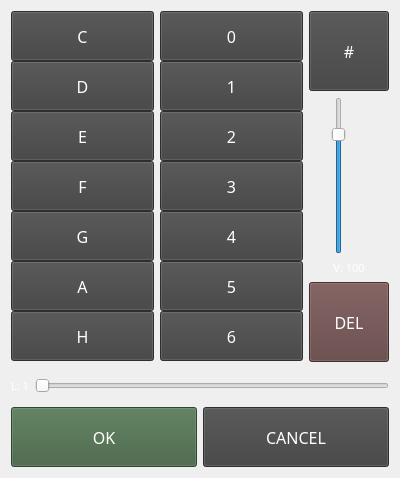
<?xml version="1.0" encoding="UTF-8"?>
<ui version="4.0">
 <class>Form_edit_note</class>
 <widget class="QWidget" name="Form_edit_note">
  <property name="windowModality">
   <enum>Qt::ApplicationModal</enum>
  </property>
  <property name="geometry">
   <rect>
    <x>0</x>
    <y>0</y>
    <width>400</width>
    <height>478</height>
   </rect>
  </property>
  <property name="windowTitle">
   <string>Form</string>
  </property>
  <property name="autoFillBackground">
   <bool>false</bool>
  </property>
  <property name="styleSheet">
   <string notr="true"/>
  </property>
  <layout class="QVBoxLayout" name="verticalLayout">
   <item>
    <layout class="QHBoxLayout" name="horizontalLayout">
     <item>
      <layout class="QVBoxLayout" name="verticalLayout_3">
       <property name="spacing">
        <number>0</number>
       </property>
       <item>
        <widget class="QPushButton" name="pushButton_C">
         <property name="minimumSize">
          <size>
           <width>0</width>
           <height>50</height>
          </size>
         </property>
         <property name="font">
          <font>
           <family>C64 Pro Mono</family>
           <pointsize>12</pointsize>
          </font>
         </property>
         <property name="styleSheet">
          <string notr="true">color: #ffffff; background-color: #404040;</string>
         </property>
         <property name="text">
          <string>C</string>
         </property>
        </widget>
       </item>
       <item>
        <widget class="QPushButton" name="pushButton_D">
         <property name="minimumSize">
          <size>
           <width>0</width>
           <height>50</height>
          </size>
         </property>
         <property name="font">
          <font>
           <family>C64 Pro Mono</family>
           <pointsize>12</pointsize>
          </font>
         </property>
         <property name="styleSheet">
          <string notr="true">color: #ffffff; background-color: #404040;</string>
         </property>
         <property name="text">
          <string>D</string>
         </property>
        </widget>
       </item>
       <item>
        <widget class="QPushButton" name="pushButton_E">
         <property name="minimumSize">
          <size>
           <width>0</width>
           <height>50</height>
          </size>
         </property>
         <property name="font">
          <font>
           <family>C64 Pro Mono</family>
           <pointsize>12</pointsize>
          </font>
         </property>
         <property name="styleSheet">
          <string notr="true">color: #ffffff; background-color: #404040;</string>
         </property>
         <property name="text">
          <string>E</string>
         </property>
        </widget>
       </item>
       <item>
        <widget class="QPushButton" name="pushButton_F">
         <property name="minimumSize">
          <size>
           <width>0</width>
           <height>50</height>
          </size>
         </property>
         <property name="font">
          <font>
           <family>C64 Pro Mono</family>
           <pointsize>12</pointsize>
          </font>
         </property>
         <property name="styleSheet">
          <string notr="true">color: #ffffff; background-color: #404040;</string>
         </property>
         <property name="text">
          <string>F</string>
         </property>
        </widget>
       </item>
       <item>
        <widget class="QPushButton" name="pushButton_G">
         <property name="minimumSize">
          <size>
           <width>0</width>
           <height>50</height>
          </size>
         </property>
         <property name="font">
          <font>
           <family>C64 Pro Mono</family>
           <pointsize>12</pointsize>
          </font>
         </property>
         <property name="styleSheet">
          <string notr="true">color: #ffffff; background-color: #404040;</string>
         </property>
         <property name="text">
          <string>G</string>
         </property>
        </widget>
       </item>
       <item>
        <widget class="QPushButton" name="pushButton_A">
         <property name="minimumSize">
          <size>
           <width>0</width>
           <height>50</height>
          </size>
         </property>
         <property name="font">
          <font>
           <family>C64 Pro Mono</family>
           <pointsize>12</pointsize>
          </font>
         </property>
         <property name="styleSheet">
          <string notr="true">color: #ffffff; background-color: #404040;</string>
         </property>
         <property name="text">
          <string>A</string>
         </property>
        </widget>
       </item>
       <item>
        <widget class="QPushButton" name="pushButton_H">
         <property name="minimumSize">
          <size>
           <width>0</width>
           <height>50</height>
          </size>
         </property>
         <property name="font">
          <font>
           <family>C64 Pro Mono</family>
           <pointsize>12</pointsize>
          </font>
         </property>
         <property name="styleSheet">
          <string notr="true">color: #ffffff; background-color: #404040;</string>
         </property>
         <property name="text">
          <string>H</string>
         </property>
        </widget>
       </item>
      </layout>
     </item>
     <item>
      <layout class="QVBoxLayout" name="verticalLayout_2">
       <property name="spacing">
        <number>0</number>
       </property>
       <item>
        <widget class="QPushButton" name="pushButton__o0">
         <property name="minimumSize">
          <size>
           <width>0</width>
           <height>50</height>
          </size>
         </property>
         <property name="font">
          <font>
           <family>C64 Pro Mono</family>
           <pointsize>12</pointsize>
          </font>
         </property>
         <property name="styleSheet">
          <string notr="true">color: #ffffff; background-color: #404040;</string>
         </property>
         <property name="text">
          <string>0</string>
         </property>
        </widget>
       </item>
       <item>
        <widget class="QPushButton" name="pushButton__o1">
         <property name="minimumSize">
          <size>
           <width>0</width>
           <height>50</height>
          </size>
         </property>
         <property name="font">
          <font>
           <family>C64 Pro Mono</family>
           <pointsize>12</pointsize>
          </font>
         </property>
         <property name="styleSheet">
          <string notr="true">color: #ffffff; background-color: #404040;</string>
         </property>
         <property name="text">
          <string>1</string>
         </property>
        </widget>
       </item>
       <item>
        <widget class="QPushButton" name="pushButton__o2">
         <property name="minimumSize">
          <size>
           <width>0</width>
           <height>50</height>
          </size>
         </property>
         <property name="font">
          <font>
           <family>C64 Pro Mono</family>
           <pointsize>12</pointsize>
          </font>
         </property>
         <property name="styleSheet">
          <string notr="true">color: #ffffff; background-color: #404040;</string>
         </property>
         <property name="text">
          <string>2</string>
         </property>
        </widget>
       </item>
       <item>
        <widget class="QPushButton" name="pushButton__o3">
         <property name="minimumSize">
          <size>
           <width>0</width>
           <height>50</height>
          </size>
         </property>
         <property name="font">
          <font>
           <family>C64 Pro Mono</family>
           <pointsize>12</pointsize>
          </font>
         </property>
         <property name="styleSheet">
          <string notr="true">color: #ffffff; background-color: #404040;</string>
         </property>
         <property name="text">
          <string>3</string>
         </property>
        </widget>
       </item>
       <item>
        <widget class="QPushButton" name="pushButton__o4">
         <property name="minimumSize">
          <size>
           <width>0</width>
           <height>50</height>
          </size>
         </property>
         <property name="font">
          <font>
           <family>C64 Pro Mono</family>
           <pointsize>12</pointsize>
          </font>
         </property>
         <property name="styleSheet">
          <string notr="true">color: #ffffff; background-color: #404040;</string>
         </property>
         <property name="text">
          <string>4</string>
         </property>
        </widget>
       </item>
       <item>
        <widget class="QPushButton" name="pushButton__o5">
         <property name="minimumSize">
          <size>
           <width>0</width>
           <height>50</height>
          </size>
         </property>
         <property name="font">
          <font>
           <family>C64 Pro Mono</family>
           <pointsize>12</pointsize>
          </font>
         </property>
         <property name="styleSheet">
          <string notr="true">color: #ffffff; background-color: #404040;</string>
         </property>
         <property name="text">
          <string>5</string>
         </property>
        </widget>
       </item>
       <item>
        <widget class="QPushButton" name="pushButton__o6">
         <property name="minimumSize">
          <size>
           <width>0</width>
           <height>50</height>
          </size>
         </property>
         <property name="font">
          <font>
           <family>C64 Pro Mono</family>
           <pointsize>12</pointsize>
          </font>
         </property>
         <property name="styleSheet">
          <string notr="true">color: #ffffff; background-color: #404040;</string>
         </property>
         <property name="text">
          <string>6</string>
         </property>
        </widget>
       </item>
      </layout>
     </item>
     <item>
      <layout class="QVBoxLayout" name="verticalLayout_4">
       <property name="spacing">
        <number>6</number>
       </property>
       <property name="bottomMargin">
        <number>3</number>
       </property>
       <item>
        <widget class="QPushButton" name="pushButton_sharp">
         <property name="minimumSize">
          <size>
           <width>0</width>
           <height>80</height>
          </size>
         </property>
         <property name="maximumSize">
          <size>
           <width>80</width>
           <height>16777215</height>
          </size>
         </property>
         <property name="font">
          <font>
           <family>C64 Pro Mono</family>
           <pointsize>12</pointsize>
          </font>
         </property>
         <property name="styleSheet">
          <string notr="true">color: #ffffff; background-color: #404040;</string>
         </property>
         <property name="text">
          <string>#</string>
         </property>
        </widget>
       </item>
       <item>
        <widget class="QSlider" name="horizontalSlider_velocity">
         <property name="minimumSize">
          <size>
           <width>60</width>
           <height>0</height>
          </size>
         </property>
         <property name="styleSheet">
          <string notr="true">color: #604060;</string>
         </property>
         <property name="maximum">
          <number>127</number>
         </property>
         <property name="value">
          <number>100</number>
         </property>
         <property name="orientation">
          <enum>Qt::Vertical</enum>
         </property>
         <property name="tickPosition">
          <enum>QSlider::NoTicks</enum>
         </property>
        </widget>
       </item>
       <item>
        <widget class="QLabel" name="label_velocity">
         <property name="font">
          <font>
           <family>C64 Pro Mono</family>
           <pointsize>8</pointsize>
          </font>
         </property>
         <property name="styleSheet">
          <string notr="true">color: #ffffff;</string>
         </property>
         <property name="text">
          <string>V: 100</string>
         </property>
         <property name="alignment">
          <set>Qt::AlignCenter</set>
         </property>
        </widget>
       </item>
       <item>
        <widget class="QPushButton" name="pushButton_del">
         <property name="minimumSize">
          <size>
           <width>0</width>
           <height>80</height>
          </size>
         </property>
         <property name="maximumSize">
          <size>
           <width>80</width>
           <height>16777215</height>
          </size>
         </property>
         <property name="font">
          <font>
           <family>C64 Pro Mono</family>
           <pointsize>12</pointsize>
          </font>
         </property>
         <property name="styleSheet">
          <string notr="true">color: #ffffff; background-color: #604040;</string>
         </property>
         <property name="text">
          <string>DEL</string>
         </property>
        </widget>
       </item>
      </layout>
     </item>
    </layout>
   </item>
   <item>
    <layout class="QHBoxLayout" name="horizontalLayout_3">
     <item>
      <widget class="QLabel" name="label_length">
       <property name="font">
        <font>
         <family>C64 Pro Mono</family>
         <pointsize>8</pointsize>
        </font>
       </property>
       <property name="styleSheet">
        <string notr="true">color: #ffffff;</string>
       </property>
       <property name="text">
        <string>L: 1</string>
       </property>
      </widget>
     </item>
     <item>
      <widget class="QSlider" name="horizontalSlider_length">
       <property name="minimumSize">
        <size>
         <width>0</width>
         <height>30</height>
        </size>
       </property>
       <property name="minimum">
        <number>1</number>
       </property>
       <property name="maximum">
        <number>32</number>
       </property>
       <property name="pageStep">
        <number>4</number>
       </property>
       <property name="orientation">
        <enum>Qt::Horizontal</enum>
       </property>
      </widget>
     </item>
    </layout>
   </item>
   <item>
    <layout class="QHBoxLayout" name="horizontalLayout_2">
     <item>
      <widget class="QPushButton" name="pushButton_ok">
       <property name="minimumSize">
        <size>
         <width>0</width>
         <height>60</height>
        </size>
       </property>
       <property name="font">
        <font>
         <family>C64 Pro Mono</family>
         <pointsize>12</pointsize>
        </font>
       </property>
       <property name="styleSheet">
        <string notr="true">background-color: rgb(64, 96, 64);
color: rgb(255, 255, 255);</string>
       </property>
       <property name="text">
        <string>OK</string>
       </property>
      </widget>
     </item>
     <item>
      <widget class="QPushButton" name="pushButton_cancel">
       <property name="minimumSize">
        <size>
         <width>0</width>
         <height>60</height>
        </size>
       </property>
       <property name="font">
        <font>
         <family>C64 Pro Mono</family>
         <pointsize>12</pointsize>
        </font>
       </property>
       <property name="styleSheet">
        <string notr="true">color: #ffffff; background-color: #404040;</string>
       </property>
       <property name="text">
        <string>CANCEL</string>
       </property>
      </widget>
     </item>
    </layout>
   </item>
  </layout>
 </widget>
 <resources/>
 <connections/>
</ui>
